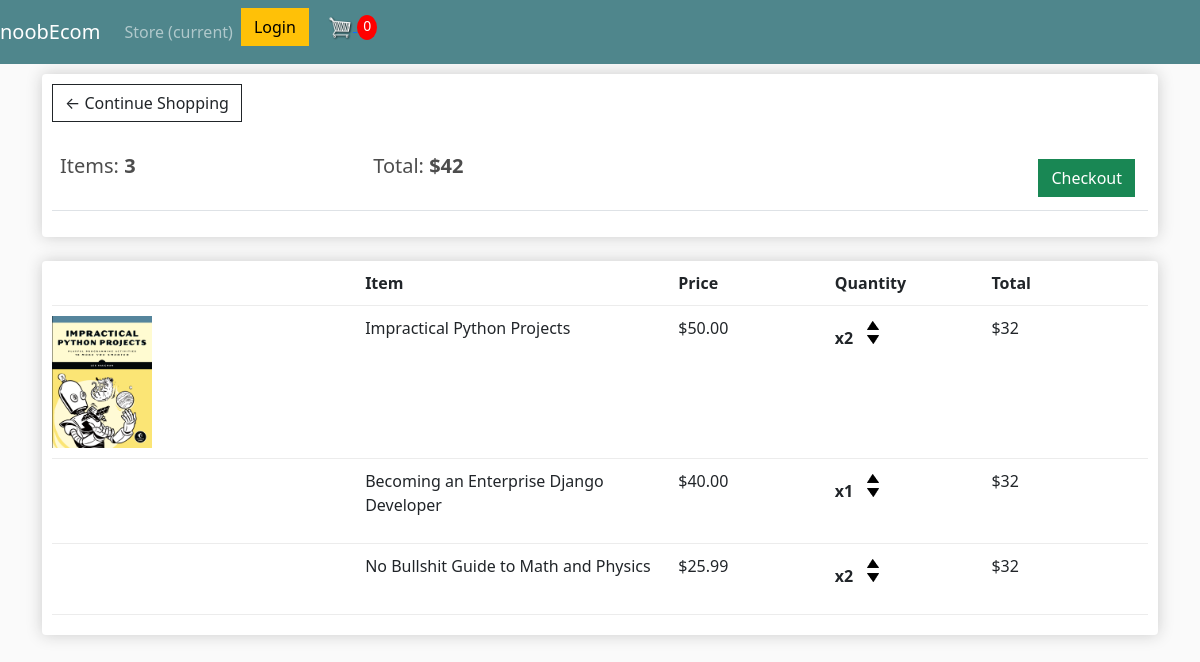
The page /cart/ (signed in) on the database as committed earlier.
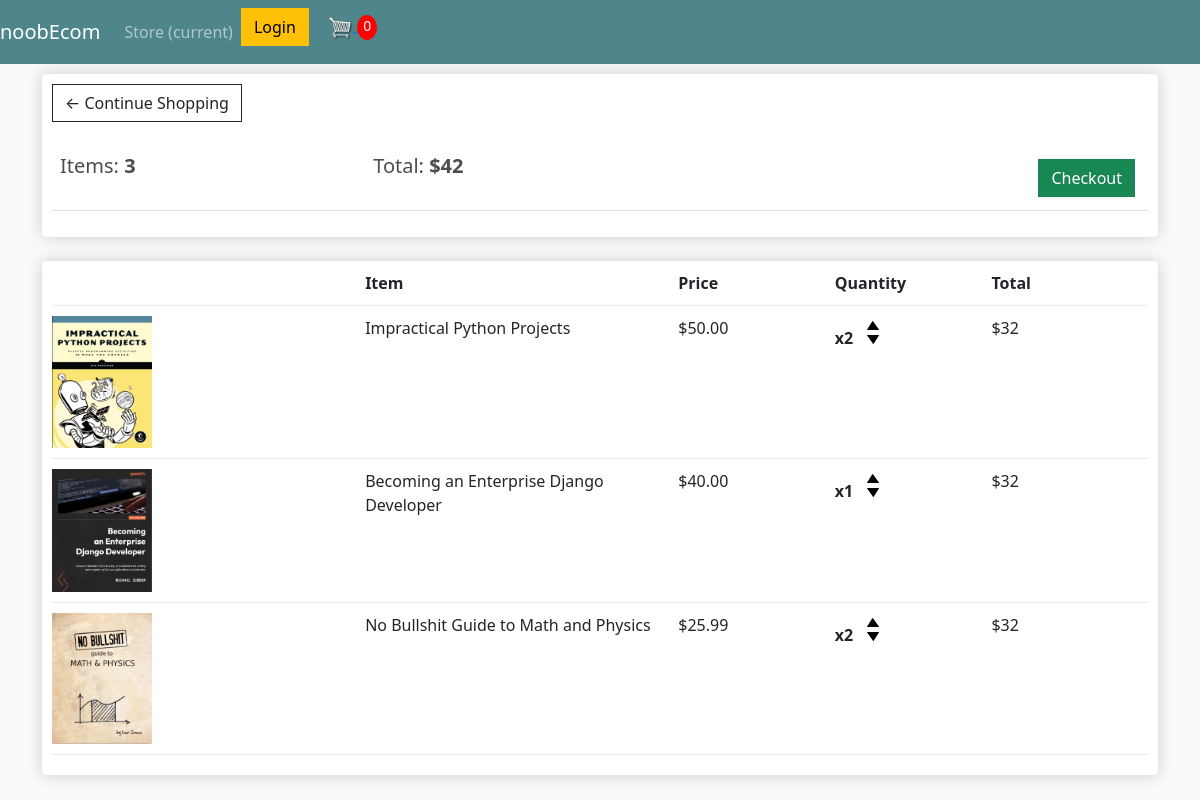
The same page on the database as committed later.
### store/models.py (models this page shows, shortened)
class OrderItem(models.Model):
    product = models.ForeignKey(Product, on_delete=models.SET_NULL, null=True)
    order = models.ForeignKey(Order, on_delete=models.SET_NULL, null=True)
    quantity = models.IntegerField(default=0, null=True, blank=True)
    date_added = models.DateTimeField(auto_now_add=True)

class Product(models.Model):
    name = models.CharField(max_length=200)
    price = models.FloatField()
    digital = models.BooleanField(default=False, null=True, blank=True)
    image = models.ImageField(null=True, blank=True)
    @property
    def imageURL(self):
        try:
            url = self.image.url
        except Exception:
            url = ''
        return url

### store/views.py (the view)
# urls.py: path('cart/', views.cart, name='cart'),
def cart(request):
    if request.user.is_authenticated:
        customer = request.user.customer
        order, created = Order.objects.get_or_create(customer=customer, complete=False)
        items = order.orderitem_set.all()
        print('authenticated', items)
    else:
        print('not authenticated')
        items = []
    context = {'items':items}
    return render(request, 'store/cart.html', context)

### store/templates/store/cart.html
{% extends 'store/main.html' %}
{% load static %}
{% block content %}
    <div class="row">
        <div class="col-lg-12">
            <div class="box-element">
                <a class="btn btn-outline-dark" href="{% url 'store' %}">&#x2190; Continue Shopping</a>
                <br>
                <br>
                <table class="table">
					<tr>
						<th><h5>Items: <strong>3</strong></h5></th>
						<th><h5>Total:<strong> $42</strong></h5></th>
						<th>
							<a  style="float:right; margin:5px;" class="btn btn-success" href="{% url 'checkout' %}">Checkout</a>
						</th>
					</tr>
				</table>
            </div>
            <br>
            <div class="box-element">
                <div class="cart-row">
                    <div style="flex:2"></div>
					<div style="flex:2"><strong>Item</strong></div>
					<div style="flex:1"><strong>Price</strong></div>
					<div style="flex:1"><strong>Quantity</strong></div>
					<div style="flex:1"><strong>Total</strong></div>
                </div>
				{% for item in items %}
                <div class="cart-row">
					<div style="flex:2"><img class="row-image" src="{{item.product.imageURL}}"></div>
					<div style="flex:2"><p>{{item.product.name}}</p></div>
					<div style="flex:1"><p>${{item.product.price|floatformat:2}}</p></div>
					<div style="flex:1">
						<p class="quantity">x{{item.quantity}}</p>
						<div class="quantity">
							<img class="chg-quantity" src="{% static  'images/arrow-up.png' %}">
							<img class="chg-quantity" src="{% static  'images/arrow-down.png' %}">
						</div>
					</div>
					<div style="flex:1"><p>$32</p></div>
				</div>
				{% endfor %}
            </div>
        </div>
    </div>
{% endblock content %}

### store/templates/store/main.html (shortened to what this page needs)
<!DOCTYPE html>
{% load static %}
<html>
<head>
    <link href="https://cdn.jsdelivr.net/npm/bootstrap@5.3.0-alpha1/dist/css/bootstrap.min.css" rel="stylesheet">
    <link rel="stylesheet" type="text/css" href="{% static 'css/main.css' %}">
</head>
<body>
    <nav class="navbar navbar-expand-lg navbar-dark bg-dark">
        <a class="navbar-brand" href="{% url 'store' %}">noobEcom</a>
        <div class="collapse navbar-collapse" id="navbarSupportedContent">
          <ul class="navbar-nav mr-auto">
            <li class="nav-item active">
              <a class="nav-link" href="{% url 'store' %}">Store <span class="sr-only">(current)</span></a>
            </li>
          </ul>
          <div class="form-inline my-2 my-lg-0">
            <a href="#" class="btn btn-warning">Login</a>
            <a href="{% url 'cart' %}">
                <img id="cart-icon" src="{% static 'images/cart.png' %}">
            </a>
            <p id="cart-total">0</p>
          </div>
        </div>
      </nav>
        <div class="container">
            {% block content %}
            {% endblock content %}
        </div>
</body>
</html>

### static/css/main.css (style rules this page uses)
body { background-color: hsl(0, 0%, 98%); }
h1,h2,h3,h4,h5,h6 { color:hsl(0, 0%, 30%); }
.box-element { box-shadow:hsl(0, 0%, 80%) 0 0 16px; background-color: #fff; border-radius: 4px; padding: 10px; }
.bg-dark { background-color: #4f868c!important; }
#cart-icon { width:25px; display: inline-block; margin-left: 15px; }
#cart-total { display: inline-block; text-align: center; color:#fff; background-color: red; width: 20px; height: 25px; border-radius: 50%; font-size: 14px; }
.col-lg-4, .col-lg-6, .col-lg-8, .col-lg-12 { margin-top: 10px; }
.btn { border-radius: 0; }
.row-image { width: 100px; }
.cart-row { display: flex; align-items: flex-stretch; padding-bottom: 10px; margin-bottom: 10px; border-bottom: 1px solid #ececec; }
.quantity { display: inline-block; font-weight: 700; padding-right:10px; }
.chg-quantity { width: 12px; cursor: pointer; display: block; margin-top: 5px; transition:.1s; }

Rows that differ between the two databases and show on the page:
changed through a linked row, OrderItem "Becoming an Enterprise Django Developer": product.imageURL: picture added
changed through a linked row, OrderItem "No Bullshit Guide to Math and Physics": product.imageURL: picture added
